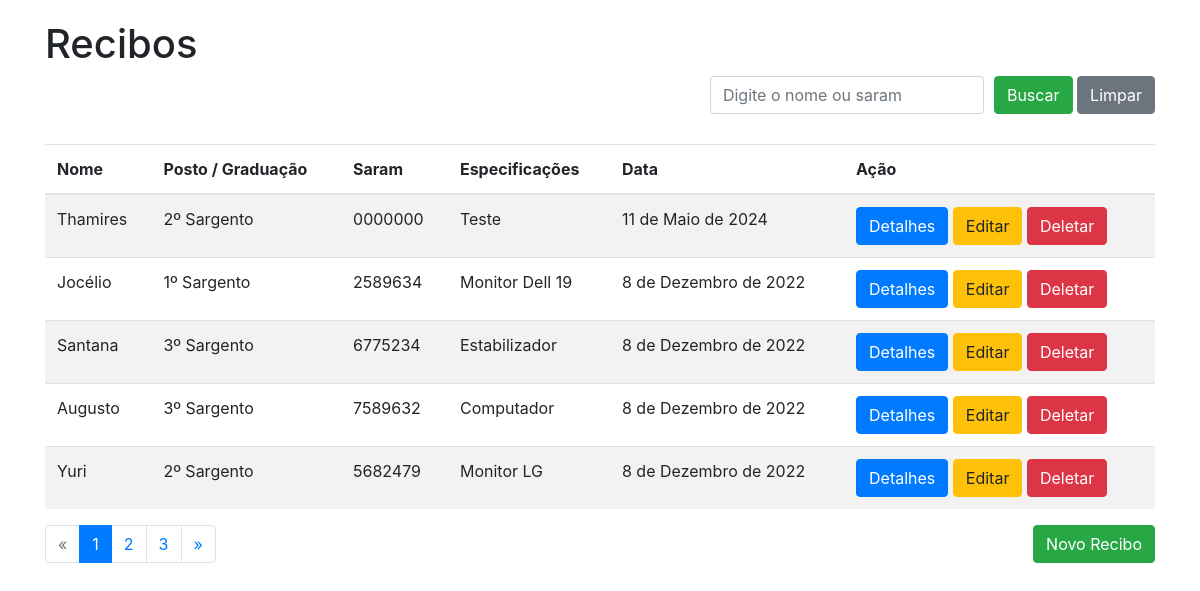
The page / on the database its author committed.
### recibo_e_cautela/models.py (models this page shows, shortened)
class Base(models.Model):
    criados = models.DateField('Criação', auto_now_add=True)
    modificado = models.DateField('Atualização', auto_now=True)
    ativo = models.BooleanField('Ativo?', default=True)
    class Meta:
        abstract = True

class Recibo(Base):
    nome = models.CharField('Nome', max_length=100)
    saram = models.CharField('Saram', max_length=7)
    graduacao = models.CharField('Posto / Graduação', max_length=100)
    setor = models.CharField('Setor / Seção', max_length=100)
    ramal = models.CharField('Ramal', max_length=4)
    data = models.DateField('Data', default=timezone.now) # Troca do datatime por timezone
    especificacoes = models.CharField('Especifiações', max_length=200)
    observacao = models.CharField('Observação', max_length=500)
    sinf = models.CharField('SINF', max_length=4)
    lacre = models.CharField('Lacre', max_length=7)
    bmp = models.CharField('BMP', max_length=10)
    quantidade = models.IntegerField('Quantidade') # Retirada do max_lenght 100

### recibo_e_cautela/views.py (the view)
# urls.py: path('', ReciboView.as_view(), name='recibos'),
class ReciboView(ListView):
    models = Recibo
    template_name = 'recibos.html'
    paginate_by = 5
    context_object_name = 'recibos'
    def get_queryset(self):
        busca = self.request.GET.get('busca')
        if busca:
            recibos = Recibo.objects.filter(nome__contains=busca) or Recibo.objects.filter(saram__contains=busca)
        else:
            recibos = Recibo.objects.all().order_by('-id')
        return recibos

### recibo_e_cautela/templates/recibos.html
{% extends 'base.html' %}
{% load humanize %}
{% block content %}
    <div class="content">
      <h1>Recibos</h1>
        <form action="?" method="get">
            <div class="block-busca">
                <div class="input-busca">
                    <input type="text" class="form-control" name="busca" value="{{ request.GET.busca }}" autocomplete="off" placeholder="Digite o nome ou saram">
                </div>
                <div class="bt-busca">
                    <button type="submit" class="btn btn-success">Buscar</button>
                    <a href="{% url 'recibos' %}" class="btn btn-secondary">Limpar</a>
                </div>
            </div>
        </form>
        <table class="table table-striped">
          <thead>
              <tr>
                  <th scope="col">Nome</th>
                  <th scope="col">Posto / Graduação</th>
                  <th scope="col">Saram</th>
                  <th scope="col">Especificações</th>
                  <th scope="col">Data</th>
                  <th scope="col">Ação</th>
              </tr>
          </thead>
          <tbody>
          {% for recibo in page_obj %}
            <tr>
                <td scope="row">{{ recibo.nome }}</td>
                <td scope="row">{{ recibo.graduacao }}</td>
                <td scope="row">{{ recibo.saram }}</td>
                <td scope="row">{{ recibo.especificacoes }}</td>
                <td scope="row">{{ recibo.data }}</td>
                <td>
                    <a href="{% url 'detail_recibo' recibo.pk %}" class="btn btn-primary">Detalhes</a>
                    <a href="{% url 'update_recibo' recibo.pk %}" class="btn btn-warning">Editar</a>
                    <a href="{% url 'delete_recibo' recibo.pk %}" class="btn btn-danger">Deletar</a>
                </td>
            </tr>
          {% endfor %}
          </tbody>
        </table>
        <a href="{% url 'adicionar_recibo' %}" class="btn bt-add btn-success">Novo Recibo</a>
        {% include 'paginator.html' %}
    </div>
{% endblock %}

### recibo_e_cautela/static/css/style.css (style rules this page uses)
.content { margin: 20px auto 40px!important; }
.bt-add { float: right; }
.block-busca { float: right; margin-bottom: 30px; }
.input-busca { float: left; }
.bt-busca { float: right; margin-left: 10px; }

### rows shown on the page
Recibo: nome "Thamires", graduacao "2º Sargento", saram "0000000", especificacoes "Teste", data "11 de Maio de 2024"
Recibo: nome "Jocélio", graduacao "1º Sargento", saram "2589634", especificacoes "Monitor Dell 19", data "8 de Dezembro de 2022"
Recibo: nome "Santana", graduacao "3º Sargento", saram "6775234", especificacoes "Estabilizador", data "8 de Dezembro de 2022"
Recibo: nome "Augusto", graduacao "3º Sargento", saram "7589632", especificacoes "Computador", data "8 de Dezembro de 2022"
Recibo: nome "Yuri", graduacao "2º Sargento", saram "5682479", especificacoes "Monitor LG", data "8 de Dezembro de 2022"

### other values the page prints
{{ num }} "1"
{{ num }} "2" "3"
